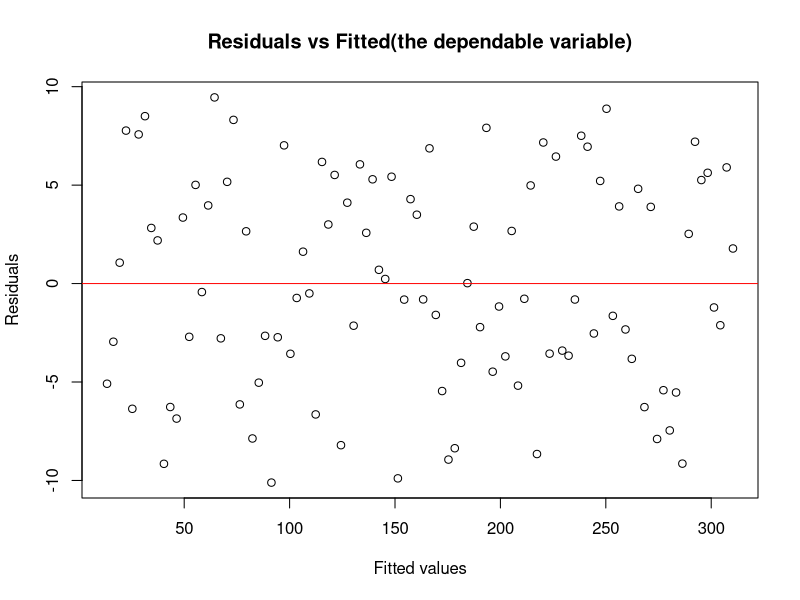

Write R code to recreate this figure.

set.seed(1)
x <- 1:100
y <- 3*x + runif(100, 0, 20)
model <- lm(y ~ x)

# fitted(model) is the y.
plot(fitted(model), resid(model), 
     xlab = "Fitted values",
     ylab = "Residuals",
     main = "Residuals vs Fitted(the dependable variable)")
abline(h = 0, col = "red")